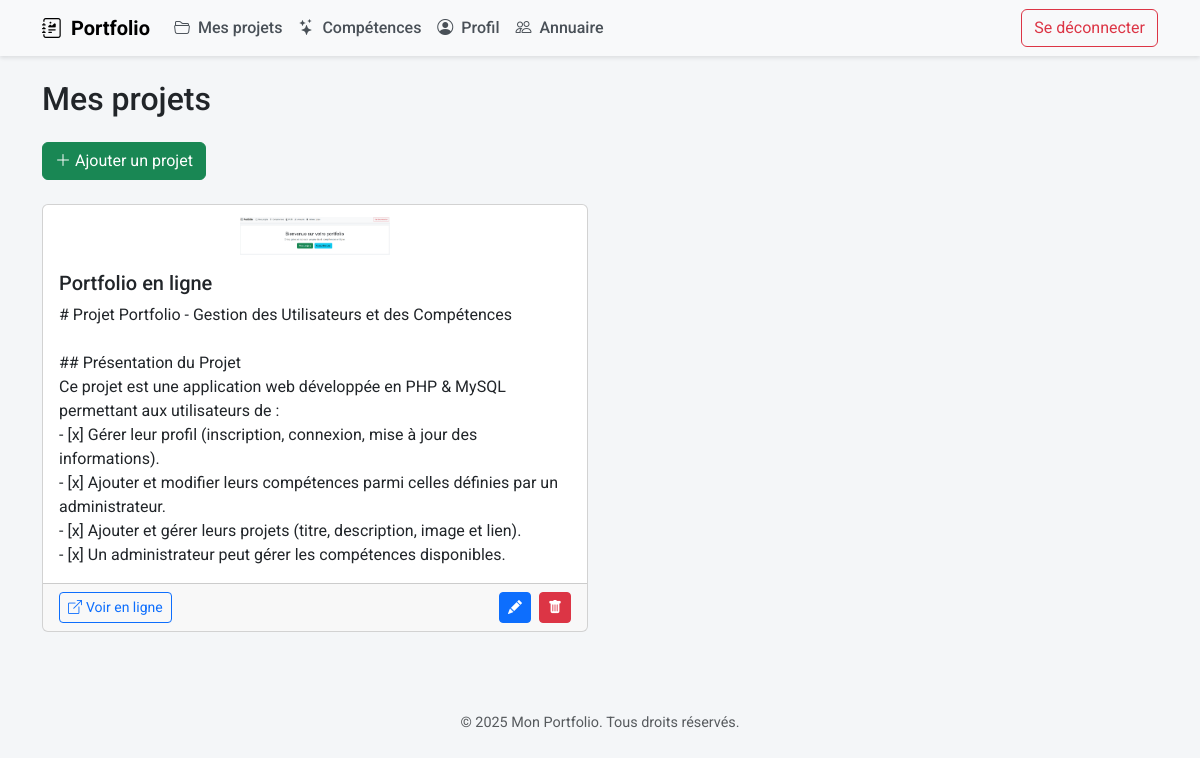
Page /projects/projects.php (signed in) on the committed database.
### tables this page shows
CREATE TABLE `projects` (
  `id` int(11) NOT NULL,
  `user_id` int(11) NOT NULL,
  `title` varchar(255) NOT NULL,
  `description` text NOT NULL,
  `link` varchar(255) DEFAULT NULL,
  `image` varchar(255) DEFAULT NULL,
  `created_at` datetime NOT NULL DEFAULT current_timestamp()
);

### includes/functions.php (called while the page is built, shortened)
<?php
function getProjectsByUser(int $user_id): array {
    $pdo  = getPDO();
    $stmt = $pdo->prepare(
        'SELECT * FROM projects WHERE user_id = ? ORDER BY created_at DESC'
    );
    $stmt->execute([$user_id]);
    return $stmt->fetchAll();
}

### projects/projects.php (the view, shortened to what this page needs)
<?php
require_once __DIR__ . '/../includes/functions.php';
$projects = getProjectsByUser($_SESSION['user_id']);
include __DIR__ . '/../includes/header.php';
?>
<h2 class="mb-4">Mes projets</h2>
<a href="project_add.php" class="btn btn-success mb-4">
  <i class="bi bi-plus-lg me-1"></i>Ajouter un projet
</a>
<?php if (empty($projects)): ?>
  <p>Aucun projet pour le moment.</p>
<?php else: ?>
  <div class="row row-cols-1 row-cols-md-2 g-4">
    <?php foreach ($projects as $p): ?>
      <div class="col">
        <div class="card h-100">
          <?php if (!empty($p['image'])): ?>
            <img
              src="/uploads/projects/<?= htmlspecialchars($p['image']) ?>"
              alt="<?= htmlspecialchars($p['title']) ?>"
              class="img-fluid"
              style="
                max-width:150px;
                max-height:150px;
                object-fit:cover;
                display:block;
                margin: 0.75rem auto 0;
              "
            >
          <?php endif; ?>
          <div class="card-body">
            <h5 class="card-title"><?= htmlspecialchars($p['title']) ?></h5>
            <p class="card-text"><?= nl2br(htmlspecialchars($p['description'])) ?></p>
          </div>
          <div class="card-footer d-flex justify-content-between align-items-center">
            <div>
              <?php if (!empty($p['link'])): ?>
                <a
                  href="<?= htmlspecialchars($p['link']) ?>"
                  target="_blank"
                  class="btn btn-outline-primary btn-sm me-2"
                >
                  <i class="bi bi-box-arrow-up-right me-1"></i>Voir en ligne
                </a>
              <?php endif; ?>
            </div>
            <div>
              <a
                href="project_edit.php?id=<?= $p['id'] ?>"
                class="btn btn-sm btn-primary me-1"
              ><i class="bi bi-pencil-fill"></i></a>
              <a
                href="project_delete.php?id=<?= $p['id'] ?>"
                onclick="return confirm('Supprimer ce projet ?')"
                class="btn btn-sm btn-danger"
              ><i class="bi bi-trash-fill"></i></a>
            </div>
          </div>
        </div>
      </div>
    <?php endforeach; ?>
  </div>
<?php endif; ?>
<?php include __DIR__ . '/../includes/footer.php'; ?>

### assets/css/style.css (style rules this page uses)
body { font-family: 'Roboto', sans-serif; background-color: #f4f6f8; }

### rows in the picture
projects: image (picture), title "Portfolio en ligne", description "# Projet Portfolio - Gestion des Utilisateurs et des Compétences ## Présentation du Projet Ce projet est une application web développée en PHP & MySQL permettant aux utilisateurs de : - [x] Gérer leur profil (inscription, connexion, mise à jour des informations). - [x] Ajouter et modifier leurs compétences parmi celles définies par un administrateur. - [x] Ajouter et gérer leurs projets (titre, description, image et lien). - [x] Un administrateur peut gérer les compétences disponibles."
